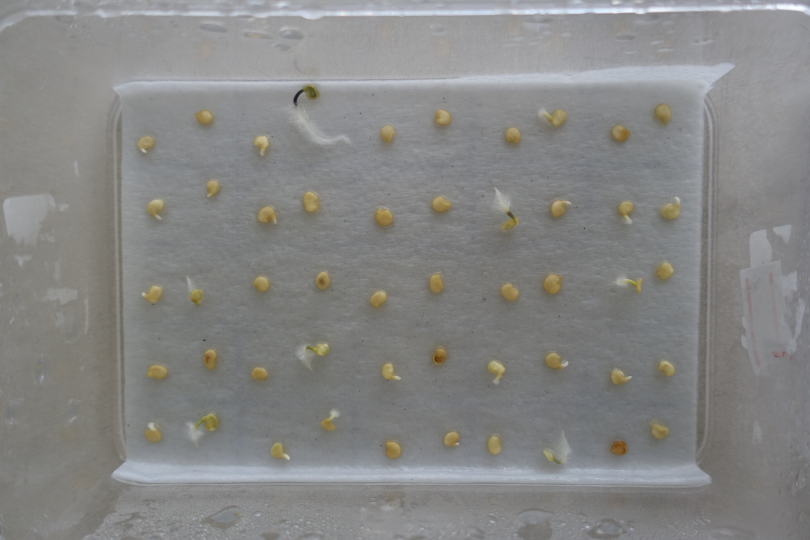
#> input picture seed_image/003.png, 1620 x 1080 px (shown at 1/2 size); its folder holds only this picture in this run
$ python label_image.py
#> lines starting #> are read from the running program, lines starting #| are printed output that depends on the picture; after the words box and inside, x2 and y2 are one past the last pixel; in counts of white or black regions, pixels touching at a corner belong together
### seed_utils.py
import cv2
import numpy as np
import os
import copy
import tensorflow as tf
from tensorflow import keras
from itertools import combinations

def read_gen(img_folder_path, h_set = 1080):
	imgs_path = os.listdir(img_folder_path)
	print(imgs_path)
	for name in imgs_path:
		print(os.path.join(img_folder_path, name))
		img = cv2.imread(os.path.join(img_folder_path, name))
		h, w, _ = img.shape
		w_set = int(h_set*w/h)
		img_resize = cv2.resize(img, (w_set, h_set))
		yield img_resize, name

def thresholding(image, sat_thres = 50, hue_low = 15, hue_high = 35, vol_thres = None, open_size = 5, dilate_size = 7):
    img = cv2.cvtColor(image.copy(), cv2.COLOR_BGR2HSV)
    img[img[...,1] < sat_thres] = 0
    img[img[...,0] < hue_low] = 0
    img[img[...,0] > hue_high] = 0
    if vol_thres is not None:
        img[img[...,2] < vol_thres] = 0

    img_mask = cv2.cvtColor(img, cv2.COLOR_HSV2BGR)
    img_mask = cv2.cvtColor(img_mask, cv2.COLOR_BGR2GRAY)
    img_mask[img_mask > 0] = 255
    img_mask = cv2.morphologyEx(img_mask, cv2.MORPH_OPEN,
                                np.ones((open_size,open_size), dtype = np.uint8))
    img_mask = cv2.morphologyEx(img_mask, cv2.MORPH_DILATE,
                                np.ones((dilate_size,dilate_size), dtype = np.uint8))
    return img_mask

def sort_by_x(cnt):
    M = cv2.moments(cnt)
    return int(M['m10']/M['m00'])

def find_bbox(image_mask, box_w = 128, box_h = 128, min_area_prop = 0.4):
    img_mask = image_mask.copy()
    cnt, _ = cv2.findContours( img_mask,
                        cv2.RETR_EXTERNAL,
                        cv2.CHAIN_APPROX_SIMPLE )
    cnt = sorted(cnt, key = sort_by_x)
    bboxes =[]
    area = np.array([cv2.contourArea(i) for i in cnt])
    good_area = []
    min_area = area.mean()*min_area_prop
    for i in range(len(cnt)):
        M = cv2.moments(cnt[i])
        if area[i] > min_area:
            x_cen, y_cen = (int(M['m10']/M['m00']), int(M['m01']/M['m00']))
            x, y, w, h = int(x_cen - box_w/2), int(y_cen - box_h/2), int(box_w), int(box_h)
            bboxes.append([x, y, w, h])
            good_area.append(area[i])
    return bboxes, good_area

def overlap_area(box1, box2):  # returns None if rectangles don't intersect
    a = {'xmax': box1[0]+box1[2], 'xmin':box1[0], 'ymax':box1[1]+box1[3], 'ymin':box1[1]}
    b = {'xmax': box2[0]+box2[2], 'xmin':box2[0], 'ymax':box2[1]+box2[3], 'ymin':box2[1]}
    dx = min(a['xmax'], b['xmax']) - max(a['xmin'], b['xmin'])
    dy = min(a['ymax'], b['ymax']) - max(a['ymin'], b['ymin'])
    if (dx>=0) and (dy>=0):
        return dx*dy

def doOverlap(box1, box2):

    # If one rectangle is on left side of other
    if(box1[0] >= box2[0]+box2[2] or box2[0] >= box1[0]+box1[2]):
        return False

    # If one rectangle is above other
    if(box1[1] <= box2[1]-box2[3] or box2[1] <= box1[1]-box1[3]):
        return False

    return True

# [10 lines left out: function seed2array, not called in this run]

def predict_seed(seed_array, model):
    output = model.predict(seed_array)
    return output.argmax(axis = 1), output

# [7 lines left out: function prob_check, not called in this run]

def check_overlap(bboxes, area, thres = 0.25):
    over_lap_pair = []
    w, h = bboxes[0][2], bboxes[0][3]
    for pair in combinations(bboxes, r=2):
        if doOverlap(pair[0], pair[1]):
            if overlap_area(pair[0], pair[1]) < w*h*thres:
                continue
            area_1 = area[bboxes.index(pair[0])]
            area_2 = area[bboxes.index(pair[1])]
            if area_1 > area_2:
                x, y = pair[0][0], pair[0][1]
            else:
                x, y = pair[1][0], pair[1][1]
            bboxes.append([x,y,w,h])
            over_lap_pair.append(pair[0])
            over_lap_pair.append(pair[1])
    for i in over_lap_pair:
        try:
            bboxes.pop(bboxes.index(i))
        except:
            continue
    return bboxes

# [41 lines left out: function check_overlap_2, not called in this run]

### label_image.py
import argparse
import os
from seed_utils import *
import pandas as pd

parser = argparse.ArgumentParser()
parser.add_argument("-img_dir", help = 'path to directory of seed image', default = './seed_image')

args = parser.parse_args()


def main(img_dir):
#> called with img_dir = './seed_image'
    h_set = 512
    img_gen = read_gen(img_dir)
    germ_dict = {1:'neg', 2:'none', 3:'pos'}
    print('for labeling seeds, please press key board to label each seed as follow:\n', germ_dict)
    des_dir = 'seed_train'
    if not os.path.exists(des_dir):
        os.makedirs('seed_train')
        os.makedirs(os.path.join(des_dir, 'pos'))
        os.makedirs(os.path.join(des_dir, 'neg'))
        os.makedirs(os.path.join(des_dir, 'none'))
    j = 0

    for img, name in img_gen:
        im_h, im_w, _ = img.shape
        w_set = int(h_set*im_w/im_h)
        img_thres = thresholding(img, sat_thres=57, hue_low = 12, hue_high = 33, dilate_size= 7, open_size=3)
        cv2.imshow('mask', cv2.resize(img_thres, (w_set, h_set)))
        bboxes, area = find_bbox(img_thres, 64, 64, 0.1)
        bboxes = check_overlap(bboxes, area,thres = 0.2)
        img_copy = img.copy()
        for (i, (x,y,w,h)) in enumerate(bboxes):
            cv2.rectangle(img_copy, (x,y), (x+w, y+h), (0,255,0), 2)
            cv2.putText(img_copy, f'{i+1}',
                        (x,y),
                        color = (255, 0 ,0),
                        fontFace = cv2.FONT_HERSHEY_SIMPLEX,
                        fontScale = 1,
                        thickness = 4)

        cv2.putText(img_copy, f'{len(bboxes)}',(50,50),
                    color = (0,0,255),
                    fontFace = cv2.FONT_HERSHEY_SIMPLEX,
                    fontScale = 2,
                    thickness = 4)

        cv2.imshow('all_box', cv2.resize(img_copy, (w_set, h_set)))
        i = 0
        while i < len(bboxes):
            x,y,w,h = bboxes[i]
            img_copy = img.copy()
            cv2.rectangle(img_copy, (x,y), (x+w, y+h), (0,255,0), 2)
            cv2.putText(img_copy, f'{j}_{i+1}',
                        (x,y),
                        color = (255, 0 ,0),
                        fontFace = cv2.FONT_HERSHEY_SIMPLEX,
                        fontScale = 1,
                        thickness = 4)
            img_copy = cv2.resize(img_copy, (w_set, h_set), interpolation = cv2.INTER_AREA)
            img_crop = img[y:y+h, x:x+w]
            cv2.imshow('seed', cv2.resize(img_crop, (128,128)))
            cv2.imshow('image', img_copy)
            key = cv2.waitKey(1)
            if key == ord('1'):
                cv2.imwrite(os.path.join(des_dir, 'neg','{0}_{1:03d}.png'.format(j,i)), img_crop)
                i += 1
            elif key == ord('2'):
                cv2.imwrite(os.path.join(des_dir, 'none','{0}_{1:03d}.png'.format(j,i)), img_crop)
                i += 1
            elif key == ord('3'):
                cv2.imwrite(os.path.join(des_dir, 'pos','{0}_{1:03d}.png'.format(j,i)), img_crop)
                i += 1
            elif key == 27:
                break
            elif key == ord('f'):
                break
            else:
                continue
        if key == 27:
            break
        j += 1
#> this loop made 1 pass; (key Esc is pressed on pass 1)
#> (im_h, im_w, w_set, min_area in find_bbox, w in check_overlap, h in check_overlap) on pass 1: (1080, 1620, 768, 126.5, 64, 64)
#> pass 1, in thresholding, `img_mask = cv2.cvtColor(img, cv2.COLOR_HSV2BGR)`:
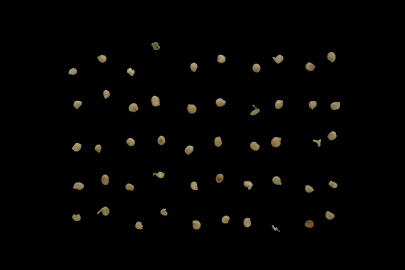
#> img_mask: shape (1080, 1620, 3) (shown at 1/4 size); mean B, G, R 2.1, 3.1, 3.5
#> pass 1, in thresholding, `img_mask = cv2.cvtColor(img_mask, cv2.COLOR_BGR2GRAY)`:
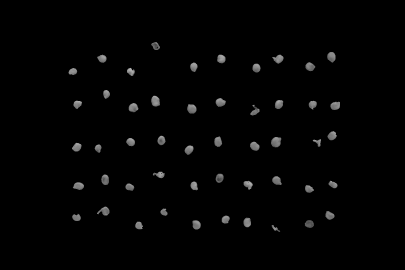
#> img_mask: shape (1080, 1620) (shown at 1/4 size); min 0, max 188, mean 3.1
#> pass 1, in thresholding, `img_mask = cv2.morphologyEx(img_mask, cv2.MORPH_OPEN, np.ones((open_si..`:
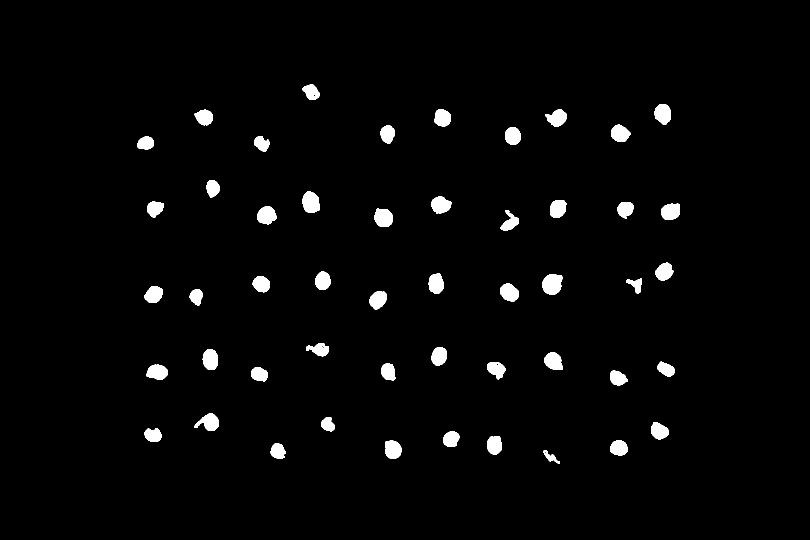
#> img_mask: shape (1080, 1620) (shown at 1/2 size); 2.5% white; 50 white regions, largest, box (x1, y1, x2, y2) and area: (1084, 548, 1125, 589) 1329, (605, 383, 639, 426) 1186, (749, 417, 786, 454) 1110
#> after the loop:
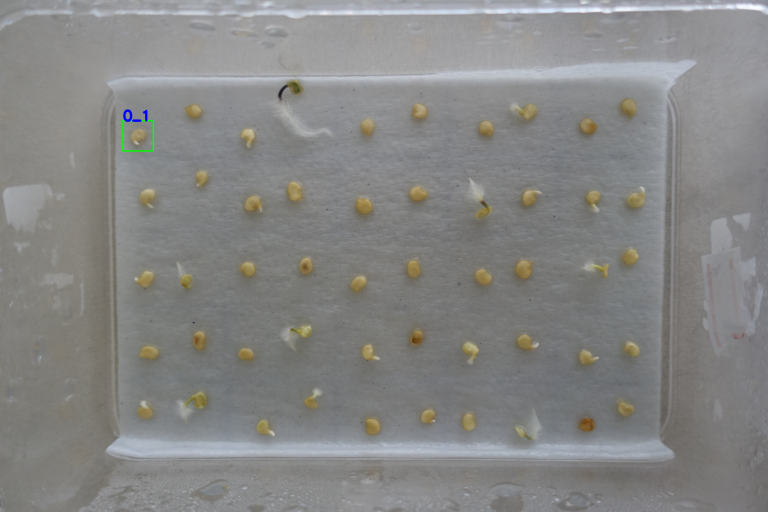
#> img_copy: shape (512, 768, 3); mean of channels 0, 1, 2 132.8, 133.9, 133.8; drawn as B, G, R
#> after the loop:
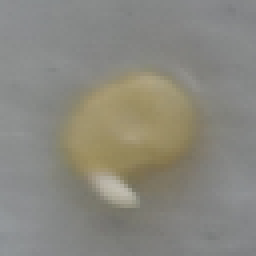
#> img_crop: shape (64, 64, 3) (shown 4 times larger); mean of channels 0, 1, 2 126.7, 135.7, 137.5; drawn as B, G, R
#> after the loop:
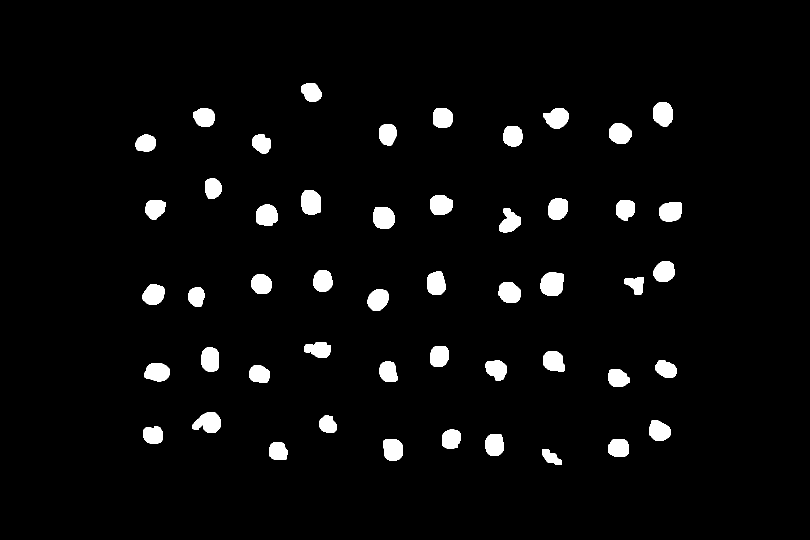
#> img_thres: shape (1080, 1620) (shown at 1/2 size); 3.8% white; 50 white regions, largest, box (x1, y1, x2, y2) and area: (1081, 545, 1128, 592) 1863, (602, 380, 642, 429) 1684, (385, 824, 441, 865) 1639
#> after the loop, j = 0
    cv2.destroyAllWindows()
    print(j)
#| 0


if __name__ == '__main__':
    main(args.img_dir)

$ run again, on seed_image/102.png
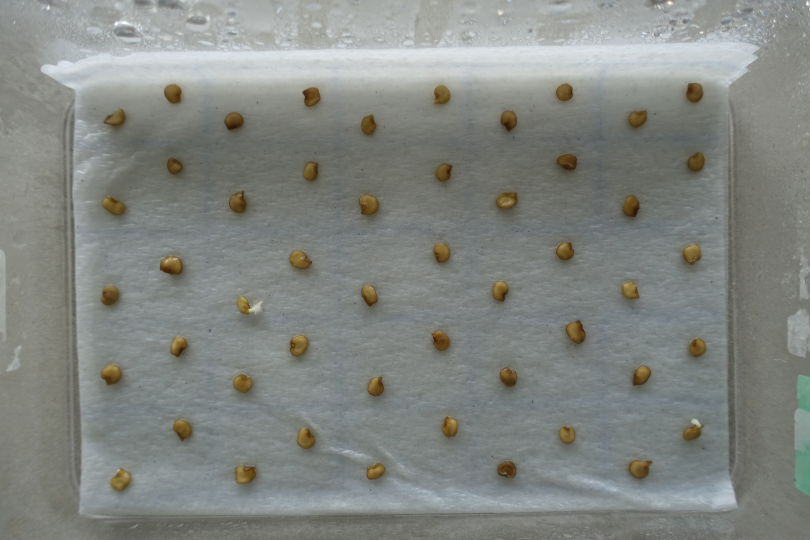
#> input picture seed_image/102.png, 1620 x 1080 px (shown at 1/2 size)
#> the loop in main, `for img, name in img_gen:` made 1 pass; (key Esc is pressed on pass 1)
#> (im_h, im_w, w_set, min_area in find_bbox, w in check_overlap, h in check_overlap) on pass 1: (1080, 1620, 768, 156.7, 64, 64)
#> pass 1, in thresholding, `img_mask = cv2.morphologyEx(img_mask, cv2.MORPH_OPEN, np.ones((open_si..`:
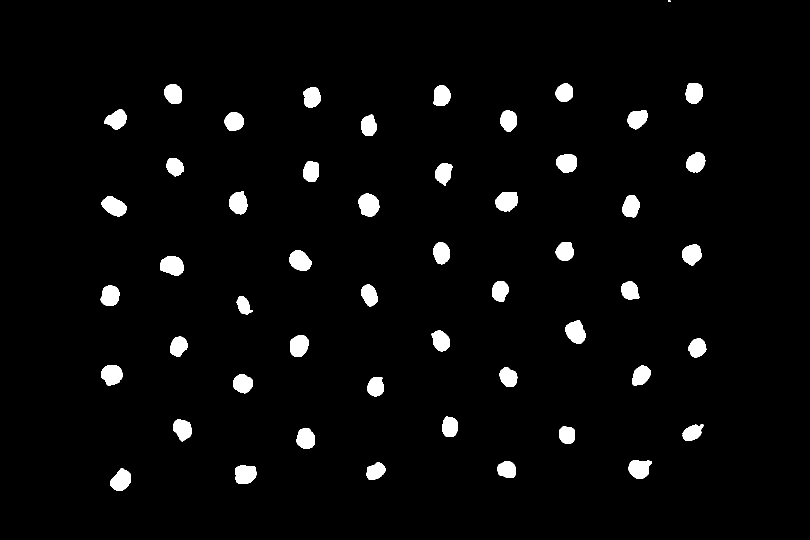
#> img_mask: shape (1080, 1620) (shown at 1/2 size); 3.3% white; 51 white regions (1 under 20 px), largest, box (x1, y1, x2, y2) and area: (717, 387, 759, 434) 1498, (320, 512, 367, 552) 1445, (991, 384, 1036, 423) 1402
#> after the loop in main, `for img, name in img_gen:`:
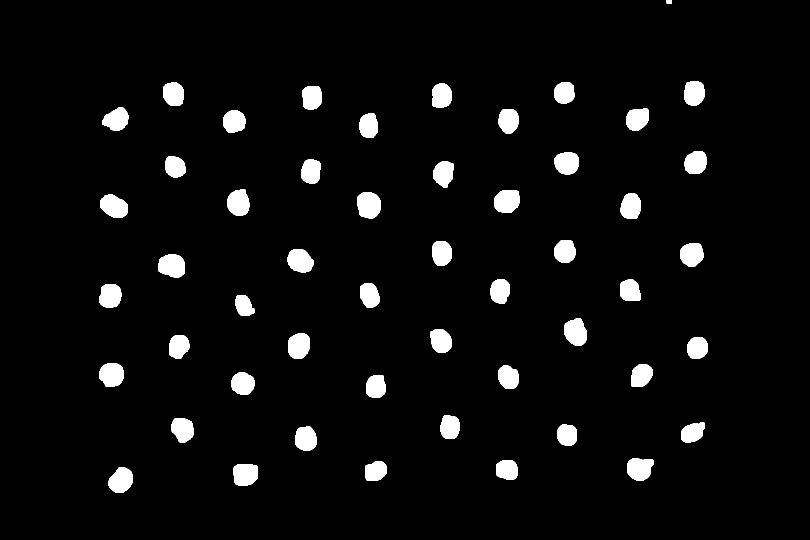
#> img_thres: shape (1080, 1620) (shown at 1/2 size); 4.8% white; 51 white regions, largest, box (x1, y1, x2, y2) and area: (714, 384, 762, 437) 2070, (317, 509, 370, 555) 2009, (200, 389, 256, 436) 1954
#> after the loop in main, `for img, name in img_gen:`: j = 0
#| 0

$ run again, on seed_image/103.png
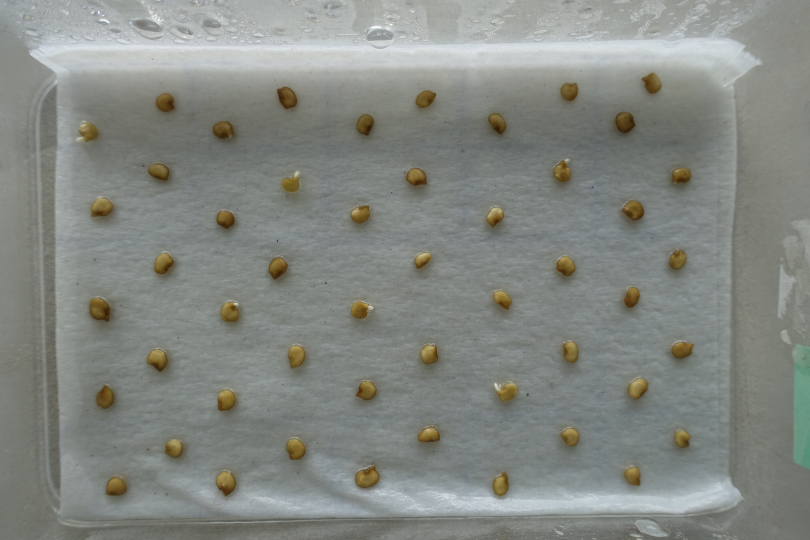
#> input picture seed_image/103.png, 1620 x 1080 px (shown at 1/2 size)
#> the loop in main, `for img, name in img_gen:` made 1 pass; (key Esc is pressed on pass 1)
#> (im_h, im_w, w_set, min_area in find_bbox, w in check_overlap, h in check_overlap) on pass 1: (1080, 1620, 768, 173.2, 64, 64)
#> pass 1, in thresholding, `img_mask = cv2.morphologyEx(img_mask, cv2.MORPH_OPEN, np.ones((open_si..`:
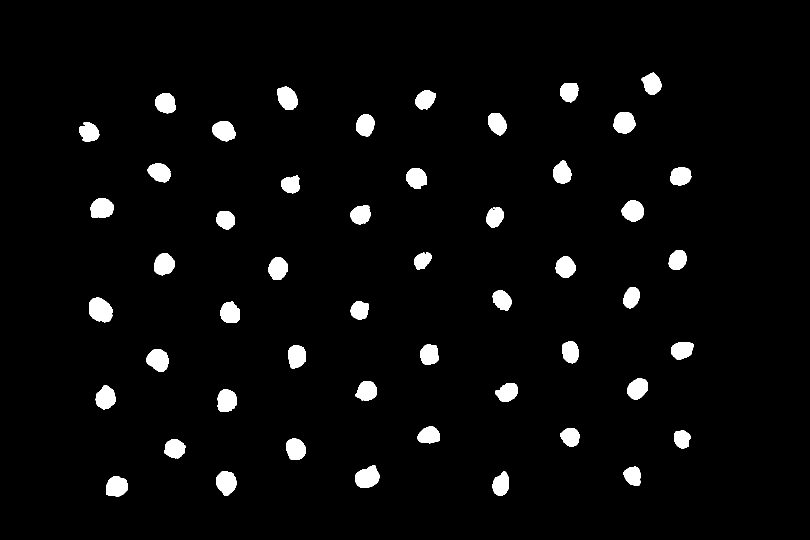
#> img_mask: shape (1080, 1620) (shown at 1/2 size); 3.6% white; 51 white regions (1 under 20 px), largest, box (x1, y1, x2, y2) and area: (178, 595, 226, 645) 1825, (710, 931, 759, 976) 1620, (293, 698, 338, 744) 1518
#> after the loop in main, `for img, name in img_gen:`:
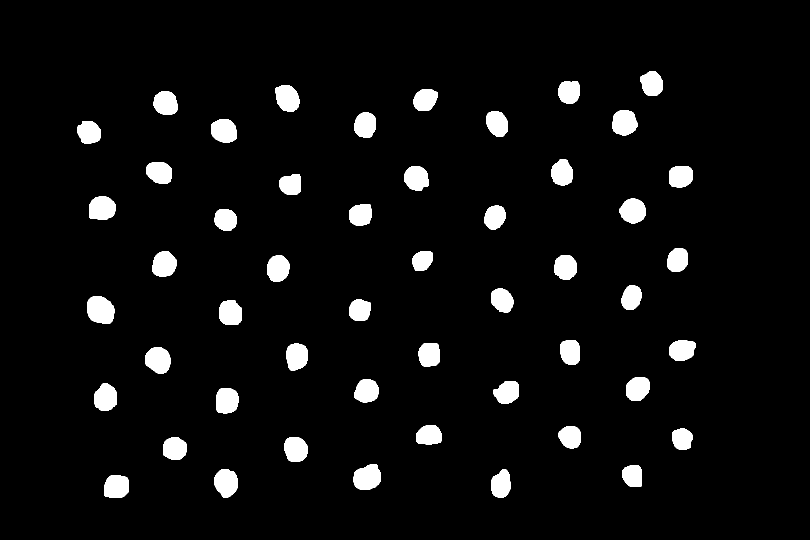
#> img_thres: shape (1080, 1620) (shown at 1/2 size); 5.2% white; 50 white regions, largest, box (x1, y1, x2, y2) and area: (175, 592, 229, 648) 2456, (707, 928, 762, 979) 2220, (290, 695, 341, 747) 2101
#> after the loop in main, `for img, name in img_gen:`: j = 0
#| 0
